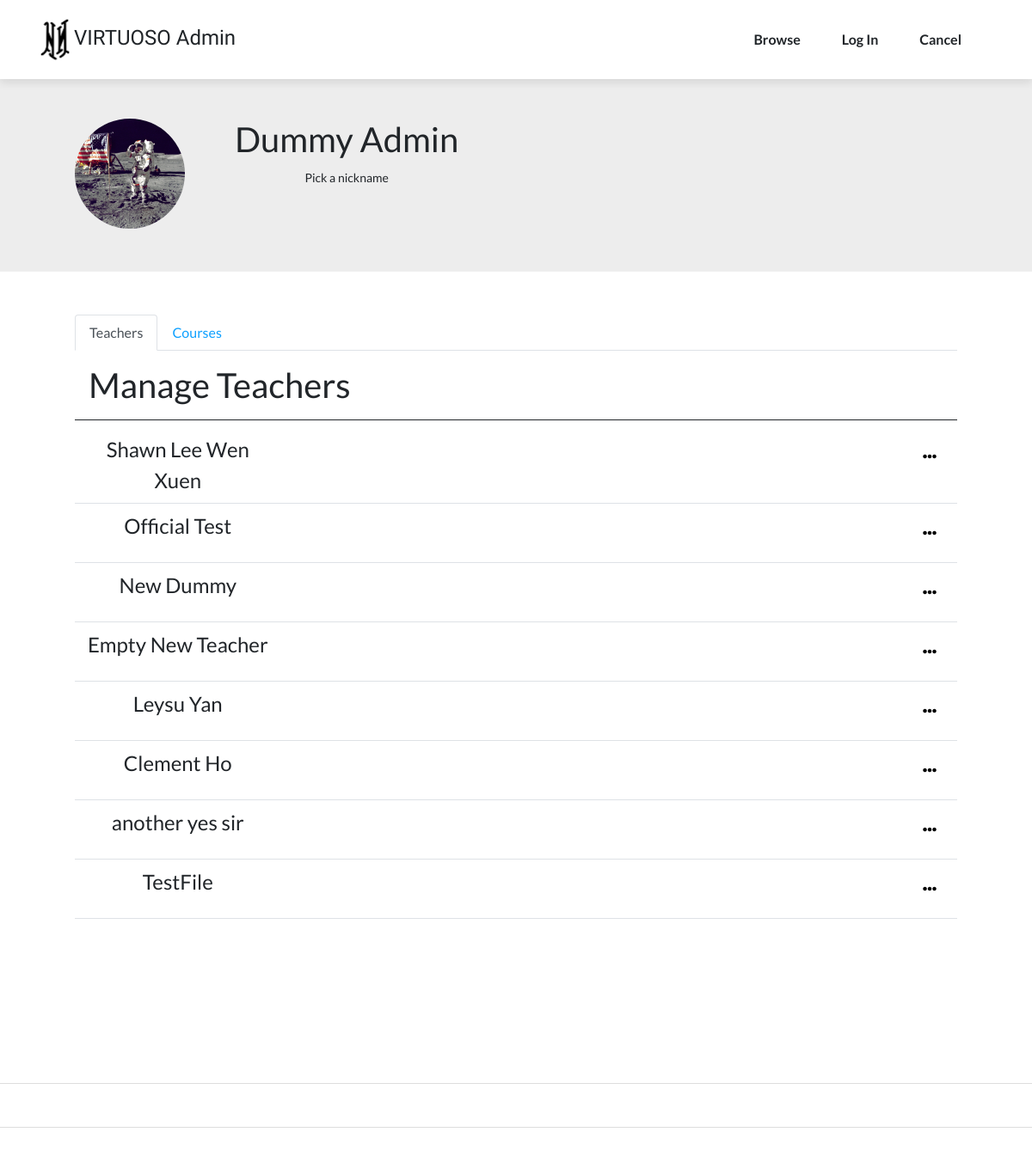
The page /adminhome.php on the database as committed earlier.
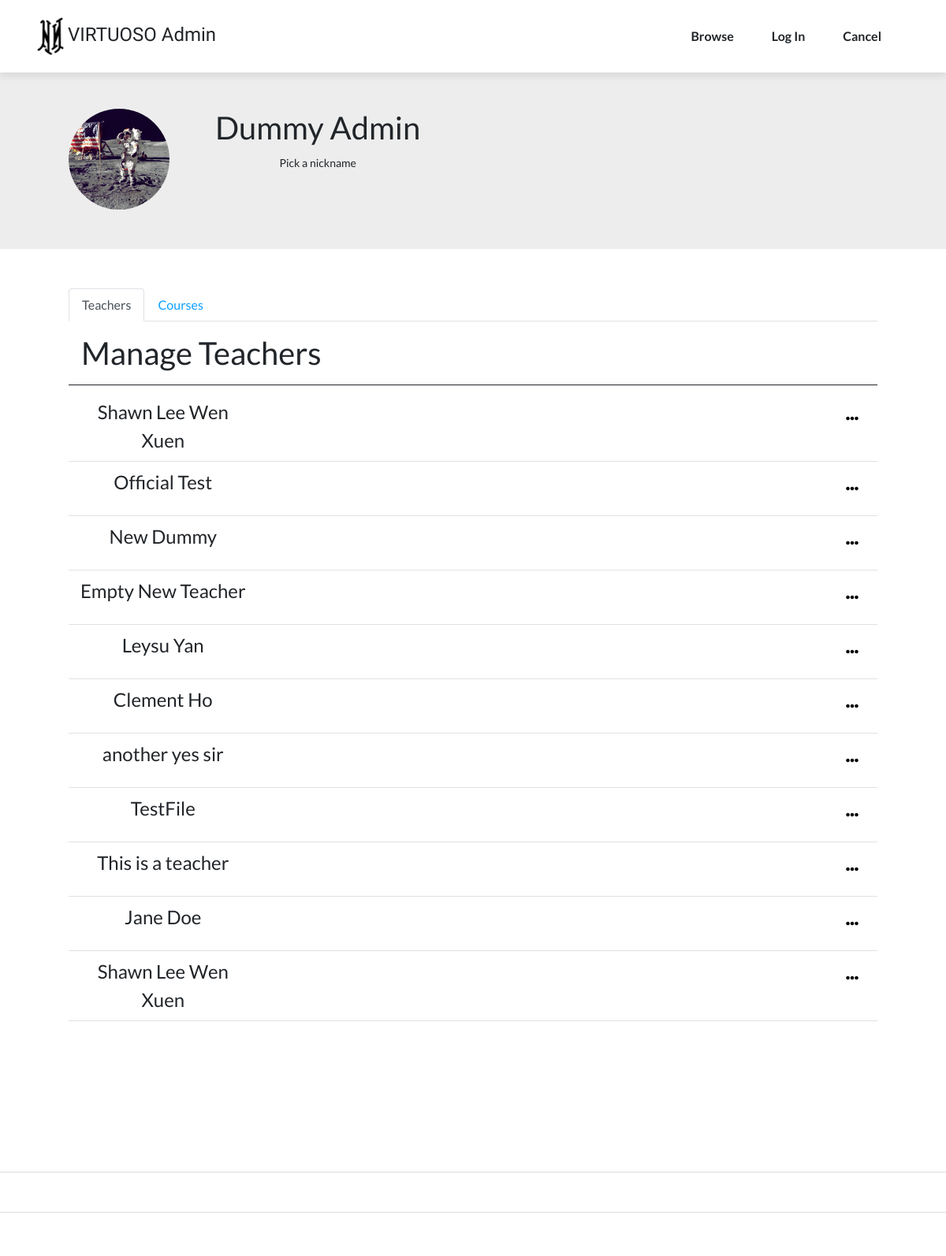
The same page on the database as committed later.
### tables this page shows
CREATE TABLE `t_proposal` (
  `t_proposal_id` int(11) NOT NULL,
  `t_sub` varchar(128) NOT NULL,
  `t_years` varchar(128) NOT NULL,
  `t_brief` text NOT NULL,
  `t_up_fid` int(11) DEFAULT NULL,
  `t_url` varchar(128) DEFAULT NULL,
  `t_fid` int(11) NOT NULL
);

CREATE TABLE `teacher` (
  `t_ID` int(11) NOT NULL,
  `t_username` varchar(128) NOT NULL,
  `t_name` varchar(128) NOT NULL,
  `t_email` varchar(128) NOT NULL,
  `t_pwd` varchar(128) NOT NULL,
  `t_status` int(1) NOT NULL DEFAULT 0,
  `approval_admin_fid` int(11) DEFAULT NULL
);

### includes/adminmanageuser.inc.php (the view, shortened to what this page needs)
<?php
$conn = mysqli_connect("localhost", "root", "", "virtuoso");
$sql = "SELECT t.t_ID,t.t_name,t.t_email,t.t_status,p.t_sub,p.t_years,p.t_brief,p.t_fid,p.t_url,p.t_up_fid FROM teacher AS t LEFT JOIN t_proposal AS p ON t.t_ID= p.t_fid;";
$result = $conn -> query($sql);
if ($result -> num_rows > 0){
    while ($row = $result -> fetch_assoc()){
    echo "<form method = 'post' action = 'includes/adminteacherstatus.inc.php'>
    <input type='hidden' id='custId' name='tId' value=".$row["t_ID"].">
    <tr>
    <td style='width: 265px;font-size: 24px;'>".$row["t_name"]."</td>
    <td style='width: 924px;'>
        <div>
        <a class='btn btn-primary listgroupdropMain' data-bs-toggle='collapse' aria-expanded='false' aria-controls='collapse-1' href='#collapse-".$row["t_ID"]."' role='button' style='float: right;'><i class='fas fa-ellipsis-h'></i></a>
            <div class='collapse' id='collapse-".$row["t_ID"]."' class='collapse' style='clear: right;'>
                <div class='row'>
                    <div class='col'>
                        <p>Subject</p>
                    </div>
                    <div class='col-xl-9'style='border-left-width: 1px;border-left-style: solid;'>
                        <p style='text-align: left;padding-left: 10px;'>".$row["t_sub"]."</p>
                    </div>
                </div>
                <div class='row'>
                    <div class='col'>
                        <p>Brief Background</p>
                    </div>
                    <div class='col-xl-9'style='border-left-width: 1px;border-left-style: solid;'>
                        <p style='text-align: left;padding-left: 10px;'>".$row["t_brief"]."</p>
                    </div>
                </div>
                <div class='row'>
                    <div class='col'>
                        <p>Experience</p>
                    </div>
                    <div class='col-xl-9'style='border-left-width: 1px;border-left-style: solid;'>
                        <p style='text-align: left;padding-left: 10px;'>".$row["t_years"]."</p>
                    </div>
                </div>";
                echo "<input type='submit' name='act'
                class='btn btn-primary' value='Activate' />
                <input type='submit' name='deact'
                class='btn btn-primary' value='Deactivate' style = 'margin-left:50px;' />
            </div>
        </div>
    </td>
</tr>
</form>";
    }
}
?>

### adminheader.php (shortened to what this page needs)
<!DOCTYPE html>
<html>
<head>
    <link rel="stylesheet" href="assets/bootstrap/css/bootstrap.min.css">
    <link rel="stylesheet" href="assets/fonts/font-awesome.min.css">
    <link rel="stylesheet" href="assets/fonts/ionicons.min.css">
    <link rel="stylesheet" href="assets/css/-Login-form-Page-BS4-.css">
    <link rel="stylesheet" href="https://cdnjs.cloudflare.com/ajax/libs/pikaday/1.6.1/css/pikaday.min.css">
    <link rel="stylesheet" href="assets/css/Login-Form-Dark.css">
    <link rel="stylesheet" href="assets/css/Registration-Form-with-Photo.css">
    <link rel="stylesheet" href="assets/css/Sidebar-Menu-1.css">
    <link rel="stylesheet" href="assets/css/Sidebar-Menu.css">
    <link rel="stylesheet" href="assets/css/untitled.css">
    <link rel="stylesheet" href="https://use.fontawesome.com/releases/v5.0.7/css/all.css">
    <link rel="stylesheet" href="//code.jquery.com/ui/1.12.1/themes/base/jquery-ui.css">
</head>
<body>
    <nav class="navbar navbar-dark navbar-expand-lg fixed-top bg-white portfolio-navbar gradient" style="color: rgb(255, 255, 255);background: rgb(255,255,255);">
        <div class="container">
          <a class="navbar-brand logo" href="index.php" style="color: var(--bs-dark);font-family: Alatsi, sans-serif;">
          <img src="assets/img/Artboard%202@8x.png" style="width: 64px;padding: 0px;margin: -10px;">VIRTUOSO Admin</a>
            <div class="collapse navbar-collapse" id="navbarNav">
                <ul class="navbar-nav ms-auto">
                    <?php
                      if (isset($_SESSION["learnerid"])) {
                        echo "<li class='nav-item'><a class='nav-link' href='browse.php' style='color: var(--bs-dark);'>Browse</a></li>";
                        echo "<li class='nav-item'><a class='nav-link' href='learnerhome.php' style='color: var(--bs-dark);'>My Account</a></li>";
                        echo "<li class='nav-item'><a class='nav-link' href='includes/logout.inc.php' style='color: var(--bs-dark);'>Log out</a></li>";
                      }
                      else {
                        echo "<li class='nav-item'><a class='nav-link' href='browse.php' style='color: var(--bs-dark);'>Browse</a></li>";
                        echo '<li class="nav-item"><a class="nav-link" href="adminlogin.php" style="color: var(--bs-dark);">Log In</a></li>';
                        echo '<li class="nav-item"><a class="nav-link" href="includes/logout.inc.php" style="color: var(--bs-dark);">Cancel</a></li>';
                      }
                    ?>
                </ul>
            </div>
        </div>
    </nav>

### adminhome.php (shortened to what this page needs)
<?php
  include_once 'adminheader.php';
?>
<main class="page lanidng-page">
        <section class="portfolio-block block-intro" style="padding: 50px 75px;padding-bottom: 50px;background: #ededed;">
            <div class="container">
                <div class="row">
                    <div class="col">
                        <div class="row">
                            <div class="col-3" id="avatar" onclick="on()">
                                <picture style="width: 128px;height: 128px;"><img id="profileavatar" src="assets/img/avatars/avatar.jpg" style="width: 128px;height: 128px;border-radius: 176px;"></picture>
                            </div>
                            <div class="col d-xxl-flex align-items-xxl-center">
                                <div>
                                    <h1 class="d-xxl-flex justify-content-xxl-start">
                                        <?php
                                        if(isset($_SESSION["adminname"]) && !empty($_SESSION['adminname'])){
                                            echo $_SESSION["adminname"];
                                        }else{
                                            echo "Dummy Admin";
                                        }
                                        ?>
                                    </h1><small class="d-xxl-flex justify-content-xxl-start">Pick a nickname</small>
                                </div>
                            </div>
                        </div>
                    </div>
                    <div class="col"></div>
                </div>
            </div>
        </section>
        <section class="portfolio-block block-intro" style="padding: 50px 75px;padding-bottom: 50px;">
            <div class="container">
                <div class="row">
                    <div class="col">
                        <div>
                            <ul class="nav nav-tabs" role="tablist">
                                <li class="nav-item" role="presentation"><a class="nav-link active" role="tab" data-bs-toggle="tab" href="#tab-1">Teachers</a></li>
                                <li class="nav-item" role="presentation"><a class="nav-link" role="tab" data-bs-toggle="tab" href="#tab-2">Courses</a></li>
                            </ul>
                            <div class="tab-content">
                                <div class="tab-pane active" role="tabpanel" id="tab-1">
                                    <h1 class="text-start" style="padding: 16px 16px;border-bottom-width: 1px;border-bottom-style: solid;">Manage Teachers</h1>
                                    <div class="table-responsive">
                                        <table class="table">
                                            <tbody>
                                                <?php
                                                include_once 'includes/adminmanageuser.inc.php';
                                                ?>
                                            </tbody>
                                        </table>
                                    </div>
                                </div>
                        </div>
                    </div>
                </div>
            </div>
        </section>
        <section class="portfolio-block skills" style="padding: 50px 75px;padding-top: 75px;"></section>
        <section class="portfolio-block block-intro" style="padding: 50px 75px;padding-top: 0px;"></section>
    </main>
    <footer class="page-footer">
    </footer>
</body>
</html>

### assets/css/Login-Form-Dark.css (style rules this page uses)
#avatar { cursor: pointer; }
#profileavatar { object-fit: cover; }
.listgroupdropMain { border-radius: 0px; background: rgba(14,160,255,0); color: rgb(0,0,0); border-width: 0px; margin: 8px 0px; }

### assets/css/Sidebar-Menu-1.css (style rules this page uses)
body { overflow-x: hidden; }

Rows that differ between the two databases and show on the page:
added t_proposal: t_fid.t_name "This is a teacher"
added t_proposal: t_fid.t_name "Jane Doe"
added t_proposal: t_fid.t_name "Shawn Lee Wen Xuen"
